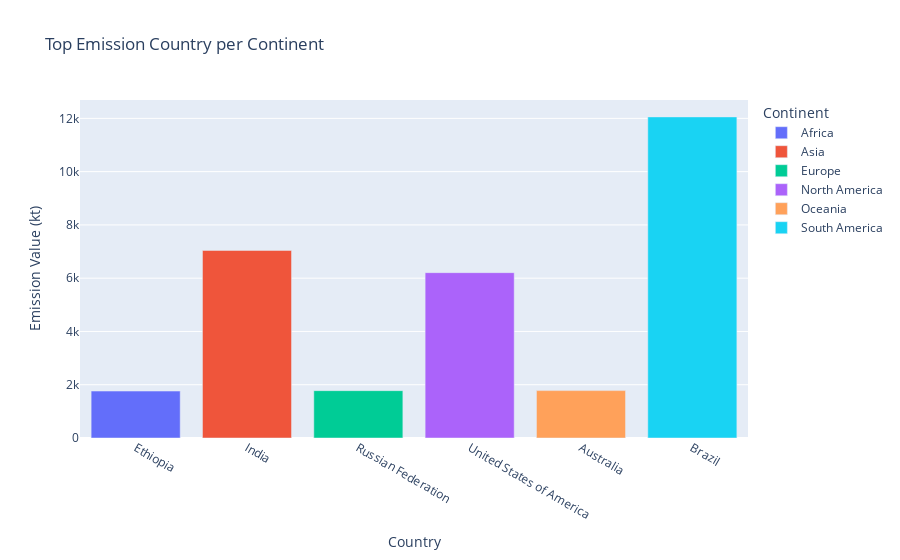

Notebook code for this chart:
### Code cell
# @title Top Emission Country per Continent

# Plot the data using Plotly Express
fig = px.bar(top_1_country, x='Area', y='Value', color='Continent',
             title='Top Emission Country per Continent',
             labels={'Value': 'Emission Value (kt)', 'Area': 'Country'},
             hover_data=['Continent'])

# Show the plot
fig.show()

### Figure 1 — Plotly figure (JSON) as saved in the notebook; plotly's stock layout.template omitted (floating-point values rounded to 4 significant figures)
{"data": [{"alignmentgroup": "True", "customdata": [["Africa"]], "hovertemplate": "Continent=%{customdata[0]}<br>Country=%{x}<br>Emission Value (kt)=%{y}<extra></extra>", "legendgroup": "Africa", "marker": {"color": "#636efa", "pattern": {"shape": ""}}, "name": "Africa", "offsetgroup": "Africa", "orientation": "v", "showlegend": true, "textposition": "auto", "type": "bar", "x": ["Ethiopia"], "xaxis": "x", "y": [1762.0], "yaxis": "y"}, {"alignmentgroup": "True", "customdata": [["Asia"]], "hovertemplate": "Continent=%{customdata[0]}<br>Country=%{x}<br>Emission Value (kt)=%{y}<extra></extra>", "legendgroup": "Asia", "marker": {"color": "#EF553B", "pattern": {"shape": ""}}, "name": "Asia", "offsetgroup": "Asia", "orientation": "v", "showlegend": true, "textposition": "auto", "type": "bar", "x": ["India"], "xaxis": "x", "y": [7042.0], "yaxis": "y"}, {"alignmentgroup": "True", "customdata": [["Europe"]], "hovertemplate": "Continent=%{customdata[0]}<br>Country=%{x}<br>Emission Value (kt)=%{y}<extra></extra>", "legendgroup": "Europe", "marker": {"color": "#00cc96", "pattern": {"shape": ""}}, "name": "Europe", "offsetgroup": "Europe", "orientation": "v", "showlegend": true, "textposition": "auto", "type": "bar", "x": ["Russian Federation"], "xaxis": "x", "y": [1778.0], "yaxis": "y"}, {"alignmentgroup": "True", "customdata": [["North America"]], "hovertemplate": "Continent=%{customdata[0]}<br>Country=%{x}<br>Emission Value (kt)=%{y}<extra></extra>", "legendgroup": "North America", "marker": {"color": "#ab63fa", "pattern": {"shape": ""}}, "name": "North America", "offsetgroup": "North America", "orientation": "v", "showlegend": true, "textposition": "auto", "type": "bar", "x": ["United States of America"], "xaxis": "x", "y": [6208.0], "yaxis": "y"}, {"alignmentgroup": "True", "customdata": [["Oceania"]], "hovertemplate": "Continent=%{customdata[0]}<br>Country=%{x}<br>Emission Value (kt)=%{y}<extra></extra>", "legendgroup": "Oceania", "marker": {"color": "#FFA15A", "pattern": {"shape": ""}}, "name": "Oceania", "offsetgroup": "Oceania", "orientation": "v", "showlegend": true, "textposition": "auto", "type": "bar", "x": ["Australia"], "xaxis": "x", "y": [1780.0], "yaxis": "y"}, {"alignmentgroup": "True", "customdata": [["South America"]], "hovertemplate": "Continent=%{customdata[0]}<br>Country=%{x}<br>Emission Value (kt)=%{y}<extra></extra>", "legendgroup": "South America", "marker": {"color": "#19d3f3", "pattern": {"shape": ""}}, "name": "South America", "offsetgroup": "South America", "orientation": "v", "showlegend": true, "textposition": "auto", "type": "bar", "x": ["Brazil"], "xaxis": "x", "y": [12060.0], "yaxis": "y"}], "layout": {"barmode": "relative", "legend": {"title": {"text": "Continent"}, "tracegroupgap": 0}, "title": {"text": "Top Emission Country per Continent"}, "xaxis": {"anchor": "y", "domain": [0, 1], "title": {"text": "Country"}}, "yaxis": {"anchor": "x", "domain": [0, 1], "title": {"text": "Emission Value (kt)"}}}}
